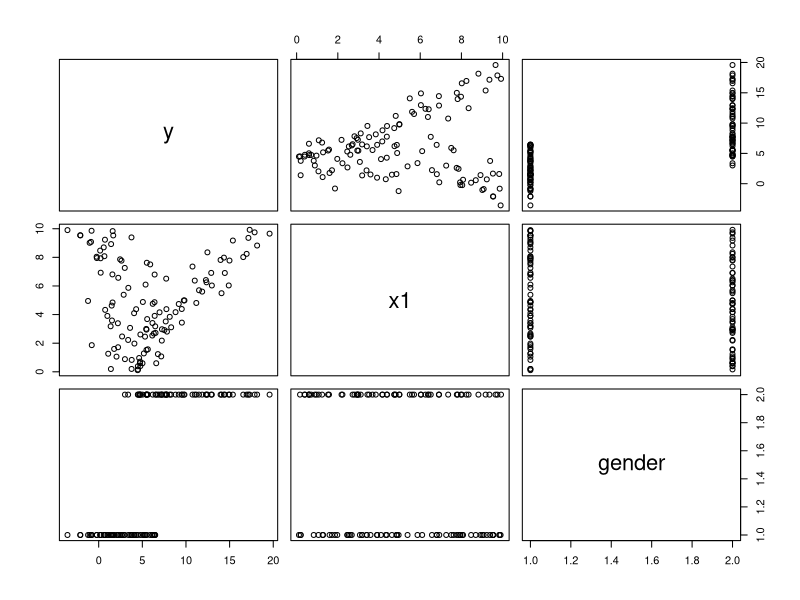

Write R code to recreate this figure. (Note: this script raises an error after producing the figure.)
library(modelr)
library(ggplot2)
library(dplyr)
gender <- sample(c("Man", "Woman"), prob = c(1 / 2, 1 / 2), size = 120, replace = TRUE) # nolint: line_length_linter.
x1 <- runif(n = 120, min = 0, max = 10)
epsi <- rnorm(n = 120, mean = 0, sd = 2)
y <- 3 + 1.3 * as.numeric(gender == "Man") + 1.5 * x1 + as.numeric(gender == "Man") * x1 * -1.8 + epsi # nolint
sim3 <- data.frame(y, x1, gender)
plot(sim3)
lm()
summary(OLS1 <- lm(data = sim3, y ~ x1 * gender))
summary(OLS2 <- lm(data = sim3, y ~ x1))
summary(OLS3 <- lm(data = sim3, y ~ x1 + gender))
summary(OLS4 <- lm(data = sim3, y ~ 1))
summary(OLS5 <- lm(data = sim3, y ~ -1 + x1))
summary(OLS6 <- lm(data = sim3, y ~ -1 + x1 + gender))

pred <- predict.lm(OLS1, sim3)
plot(sim3$x1, pred)

grid <- sim3 %>%
    data_grid(x1, gender) %>%
    gather_predictions(OLS1, OLS2, OLS3, OLS4, OLS5, OLS6)
ggplot(sim3, aes(x1, y, color = gender)) +
    geom_point() +
    geom_line(data = grid, aes(y = pred)) +
    facet_wrap(~model)

list.m <- sapply(paste0("OLS", 1:6), get)
list.R2 <- sapply(list.m, function(m) summary(m)$r.squared)
list.R2 <- data.frame(list.R2)
list.R2 %>% arrange(list.R2)

sim3 <- sim3 %>%
  add_residuals(OLS3, var = "resid_OLS3") %>%
  add_residuals(OLS1, var = "resid_OLS1")

ggplot(sim3, aes(x1, resid_OLS3, color = gender)) +
  geom_point() +
  geom_hline(yintercept = 0, linetype = "dashed") +
  geom_smooth(method = "lm", se = FALSE)

sum(residuals(OLS1)^2) # ~454  (errore quadratico dimezzato, modello vero)
sum(residuals(OLS3)^2) # ~996
sum(residuals(OLS6)^2) # ~996  (identico a OLS3 al centesimo)

ggplot(sim3, aes(x1, resid_OLS1, color = gender)) +
  geom_point() +
  geom_hline(yintercept = 0, linetype = "dashed") +
  geom_smooth(method = "lm", se = FALSE)

anova(OLS3, OLS1)

par(mfrow = c(2, 2))
plot(OLS1)
par(mfrow = c(1, 1))
